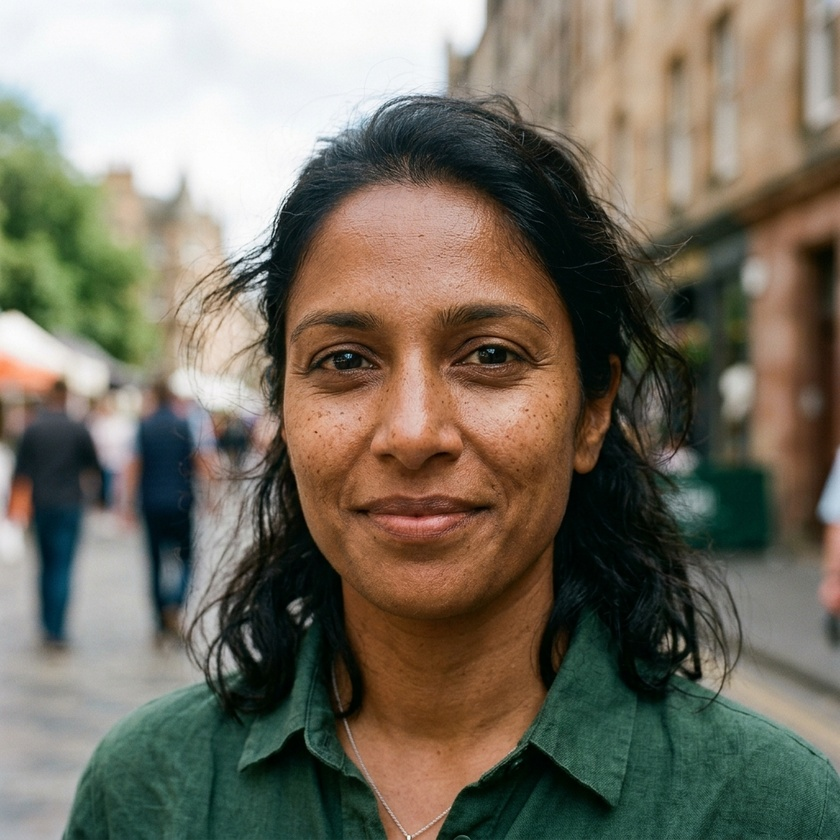
#> input picture assets/test_authentic.jpg, 840 x 840 px, shrunk from 1024 x 1024 before the run
$ python -i face_detector.py   (imports and definitions only)
#> lines starting #> are read from the running program, lines starting #| are printed output that depends on the picture; after the words box and inside, x2 and y2 are one past the last pixel; in counts of white or black regions, pixels touching at a corner belong together
"""
Face Detection, Alignment, and Facial Region Extraction Module
Provides accurate face localization, facial boundary expansion, and landmark extraction.
"""

from typing import List, Tuple, Optional, Dict, Any
import numpy as np
import cv2
from PIL import Image

class FaceForensicExtractor:
    """
    Locates faces, extracts face crops with blending margins,
    and isolates high-risk facial sub-regions (eyes, mouth, boundary).
    """

    def __init__(self):
        # Load OpenCV Haar cascade classifiers as fast, robust base detector
        cv_data_dir = cv2.data.haarcascades
        self.face_cascade = cv2.CascadeClassifier(cv_data_dir + "haarcascade_frontalface_default.xml")
        self.eye_cascade = cv2.CascadeClassifier(cv_data_dir + "haarcascade_eye.xml")
        self.mouth_cascade = cv2.CascadeClassifier(cv_data_dir + "haarcascade_smile.xml")

    def detect_faces(self, image: np.ndarray, margin: float = 0.2) -> List[Dict[str, Any]]:
        """
        Detect all faces in an image and return bounding boxes with margins and sub-crops.

        Args:
            image: RGB image as numpy array (H, W, 3)
            margin: Extra margin around face box to capture blending seams (default 20%)

        Returns:
            List of dictionaries containing face bounding boxes, crops, and landmarks
        """
#> called with margin = 0.2
        h, w = image.shape[:2]
#> h = 840; w = 840
        gray = cv2.cvtColor(image, cv2.COLOR_RGB2GRAY)
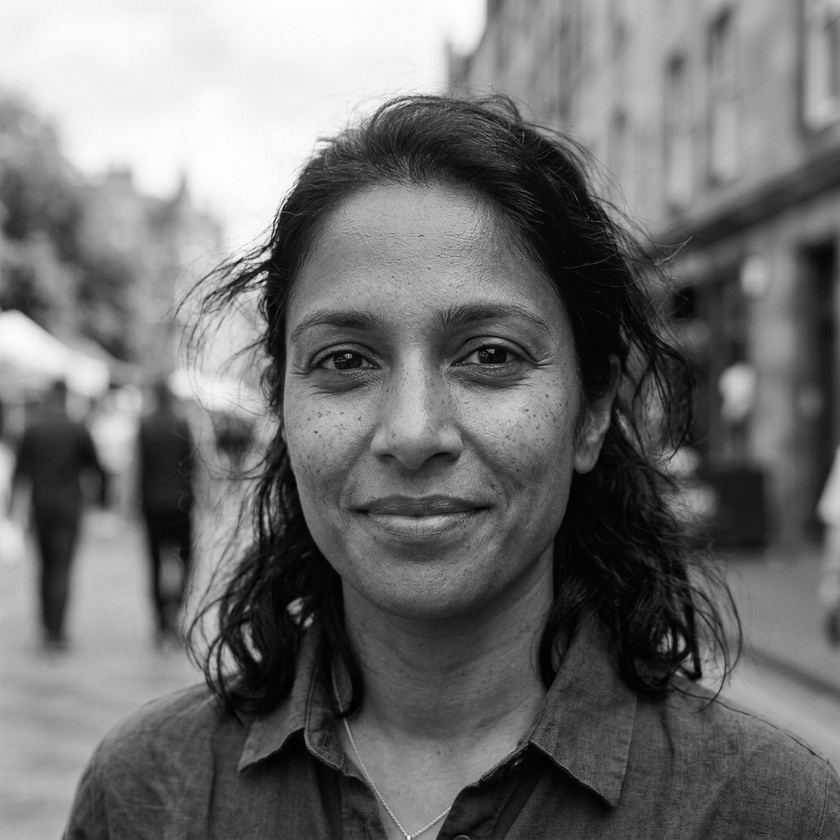
#> gray: shape (840, 840); min 0, max 255, mean 112
        gray = cv2.equalizeHist(gray)
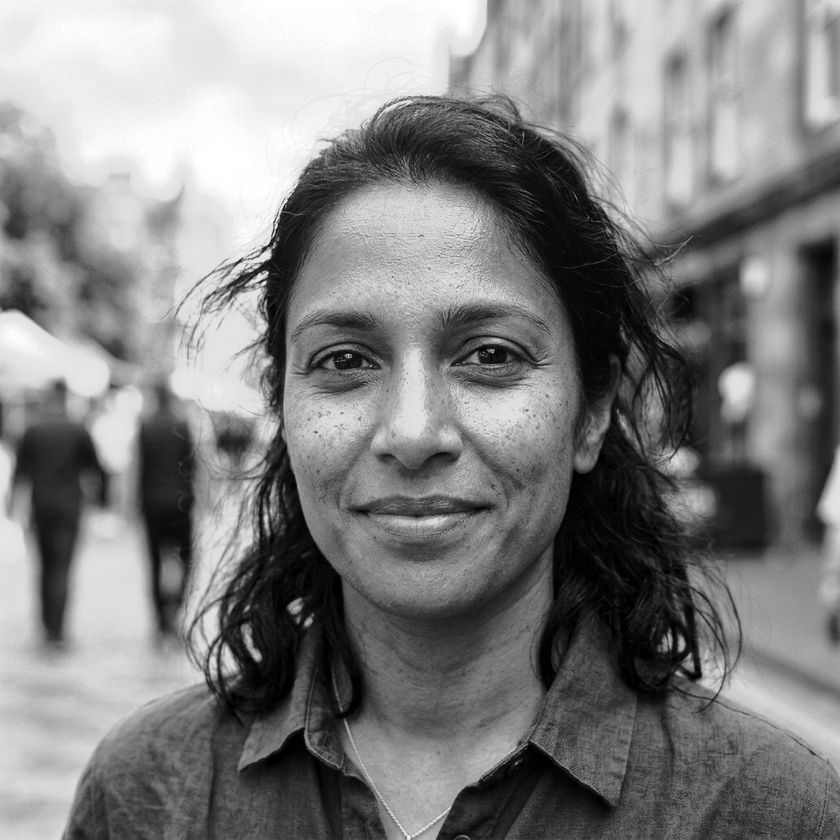
#> gray: shape (840, 840); min 0, max 255, mean 128.1

        # Detect raw face boxes
        detected = self.face_cascade.detectMultiScale(
            gray,
            scaleFactor=1.1,
            minNeighbors=5,
            minSize=(60, 60),
            flags=cv2.CASCADE_SCALE_IMAGE
        )
#> detected = [[229, 208, 382, 382]]

        results = []
        for idx, (x, y, fw, fh) in enumerate(detected):
            # Expand box to include hair, neck, and blending borders
            mx = int(fw * margin)
            my = int(fh * margin)

            x1 = max(0, x - mx)
            y1 = max(0, y - my)
            x2 = min(w, x + fw + mx)
            y2 = min(h, y + fh + my)

            face_crop = image[y1:y2, x1:x2]
            face_gray = gray[y1:y2, x1:x2]

            # Detect eyes within the face crop
            eyes = self.eye_cascade.detectMultiScale(
                face_gray,
                scaleFactor=1.1,
                minNeighbors=4,
                minSize=(15, 15)
            )

            # Sort eyes horizontally
            eyes_list = []
            for (ex, ey, ew, eh) in eyes:
                # Filter out false positives in lower half of face
                if ey < (y2 - y1) * 0.65:
                    eyes_list.append({
                        "rel_box": (ex, ey, ew, eh),
                        "abs_box": (x1 + ex, y1 + ey, ew, eh),
                        "center": (x1 + ex + ew // 2, y1 + ey + eh // 2)
                    })

            # Create boundary mask highlighting transition between face and perimeter
            mask = np.zeros((y2 - y1, x2 - x1), dtype=np.uint8)
            cv2.ellipse(
                mask,
                ((x2 - x1) // 2, (y2 - y1) // 2),
                ((x2 - x1) // 2 - 4, (y2 - y1) // 2 - 4),
                0, 0, 360, 255, 3
            )

            results.append({
                "face_id": idx,
                "box": (x1, y1, x2 - x1, y2 - y1),
                "box_tight": (x, y, fw, fh),
                "face_crop": face_crop,
                "eyes": eyes_list,
                "boundary_mask": mask,
                "confidence": 0.95
            })
#> this loop made 1 pass
#> (x, y, fw, fh, mx, my, x1, y1) on pass 1: (229, 208, 382, 382, 76, 76, 153, 132)
#> pass 1, in detect_faces, `face_crop = image[y1:y2, x1:x2]`:
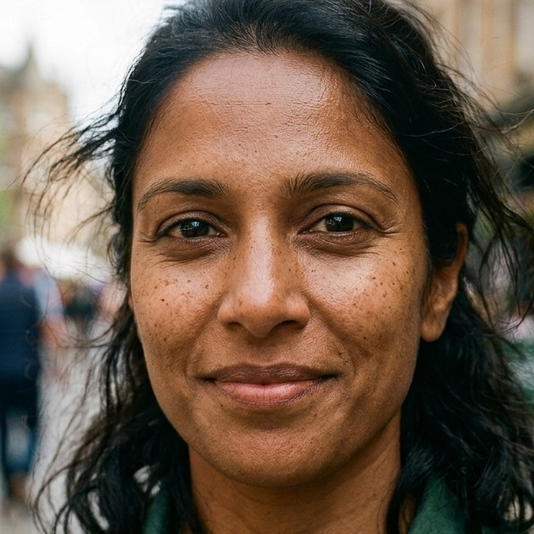
#> face_crop: shape (534, 534, 3); mean R, G, B 108.1, 89.4, 74.1
#> pass 1, in detect_faces, `face_gray = gray[y1:y2, x1:x2]`:
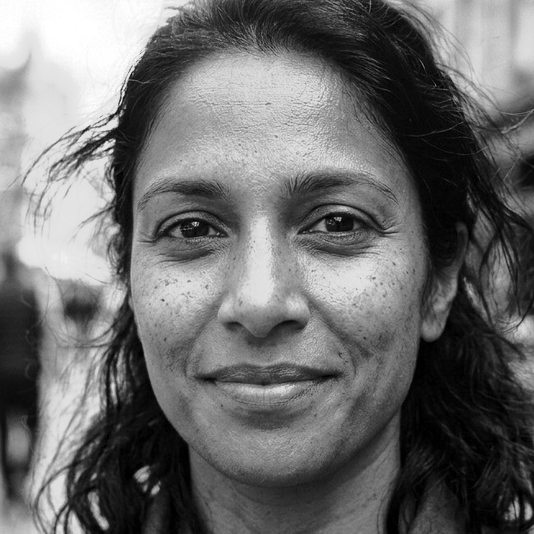
#> face_gray: shape (534, 534); min 0, max 255, mean 108.6
#> after the loop:
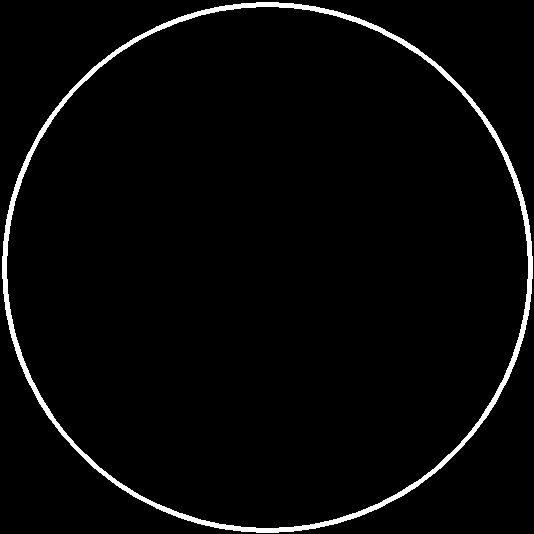
#> mask: shape (534, 534); 2.8% white; 1 white region, box (x1, y1, x2, y2) and area: (2, 2, 533, 533) 8126
#> after the loop, results = 1 item

        # If no face is detected, provide full-frame center region as fallback
        if not results:
            # Fallback center crop
            cx, cy = w // 2, h // 2
            size = min(w, h)
            x1 = max(0, cx - size // 2)
            y1 = max(0, cy - size // 2)
            x2 = min(w, x1 + size)
            y2 = min(h, y1 + size)
            crop = image[y1:y2, x1:x2]

            results.append({
                "face_id": 0,
                "box": (x1, y1, x2 - x1, y2 - y1),
                "box_tight": (x1, y1, x2 - x1, y2 - y1),
                "face_crop": crop,
                "eyes": [],
                "boundary_mask": np.zeros(crop.shape[:2], dtype=np.uint8),
                "confidence": 0.40,
                "is_fallback": True
            })

        return results

    # [58 lines left out: function draw_forensic_hud, not called in this run]

>>> import cv2
>>> picture = cv2.cvtColor(cv2.imread('../assets/test_authentic.jpg'), cv2.COLOR_BGR2RGB)
>>> result = FaceForensicExtractor().detect_faces(picture)
#> result = 1 item

$ run again, on assets/test_synthetic.jpg
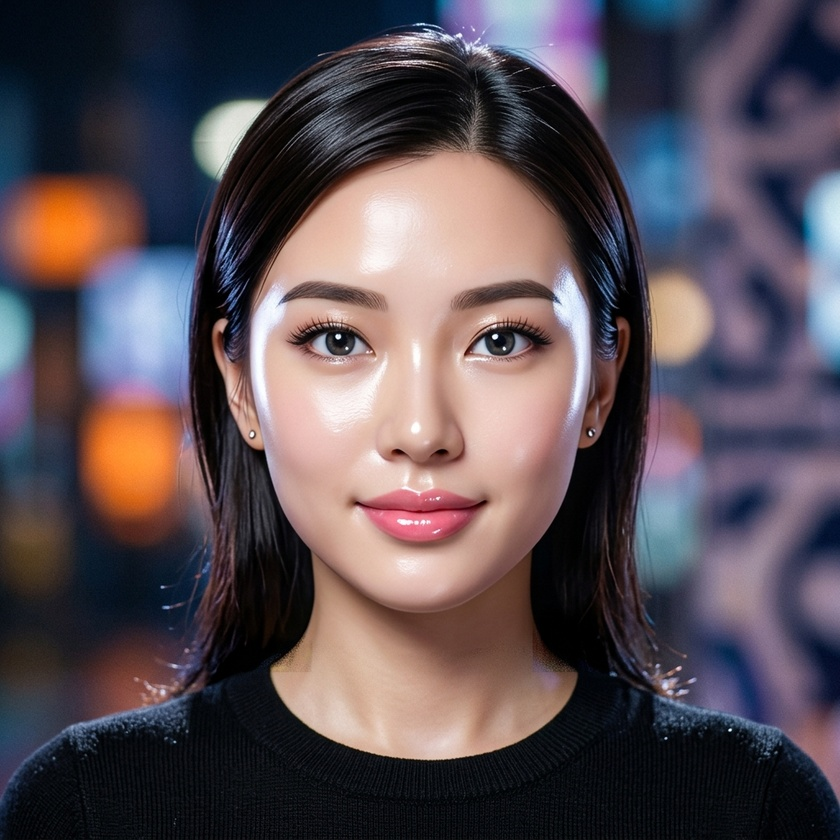
#> input picture assets/test_synthetic.jpg, 840 x 840 px, shrunk from 1024 x 1024 before the run
#> detected = [[213, 178, 413, 413]]
#> the loop in detect_faces, `for idx, (x, y, fw, fh) in enumerate(detected):` made 1 pass
#> (x, y, fw, fh, mx, my, x1, y1) on pass 1: (213, 178, 413, 413, 82, 82, 131, 96)
#> pass 1, in detect_faces, `face_gray = gray[y1:y2, x1:x2]`:
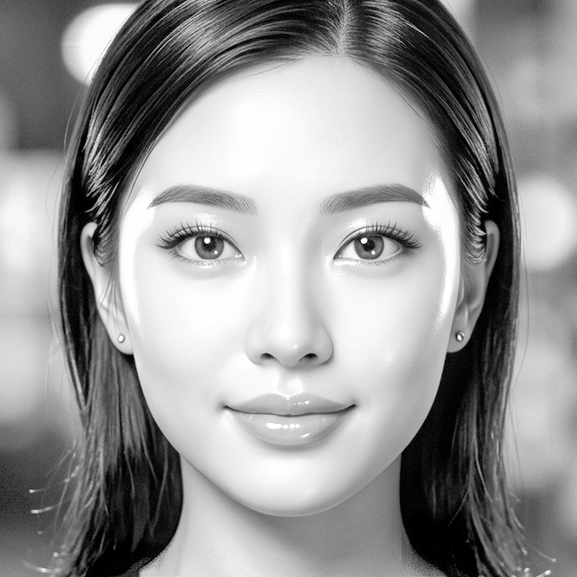
#> face_gray: shape (577, 577); min 0, max 255, mean 148.4
#> after the loop in detect_faces, `for idx, (x, y, fw, fh) in enumerate(detected):`:
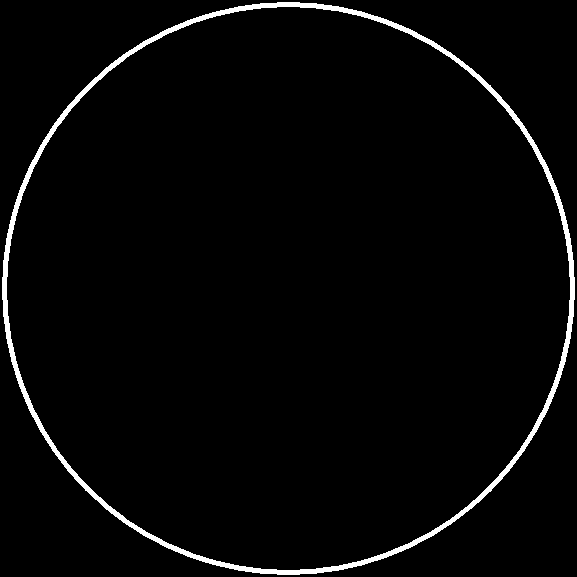
#> mask: shape (577, 577); 2.7% white; 1 white region, box (x1, y1, x2, y2) and area: (2, 2, 575, 575) 8884
#> after the loop in detect_faces, `for idx, (x, y, fw, fh) in enumerate(detected):`: results = 1 item
